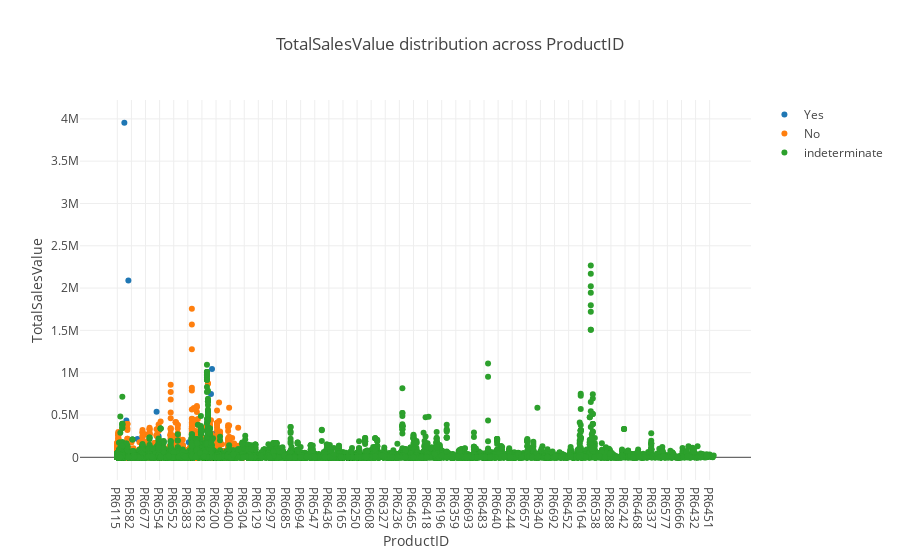

Notebook code for this chart:
### Markdown cell above
### Distribution of product sales?

### Code cell
data_sample = salesReportDataTrain

salesReportDataTrain_Yes = data_sample[data_sample.Suspicious=='Yes']
salesReportDataTrain_No = data_sample[data_sample.Suspicious=='No']
salesReportDataTrain_Indeterminate = data_sample[data_sample.Suspicious=='indeterminate']

data = [
        {
            'x': data_sample[data_sample['Suspicious']==suspicious]['ProductID'],
            'y': data_sample[data_sample['Suspicious']==suspicious]['TotalSalesValue'],
            'name': suspicious, 'mode': 'markers',
        } for suspicious in ['Yes', 'No', 'indeterminate']
    ]


layout = go.Layout(title = ' TotalSalesValue distribution across ProductID',
                  xaxis = dict(title = 'ProductID'),
                  yaxis = dict(title = 'TotalSalesValue'))

fig = go.Figure(data=data, layout=layout)
iplot(fig)

### Figure 1 — Plotly figure (JSON) as saved in the notebook; plotly's stock layout.template omitted (floating-point values rounded to 4 significant figures; data arrays with more than 128 entries replaced by an {"elided": "..."} marker saying what was removed)
{"data": [{"mode": "markers", "name": "Yes", "type": "scatter", "uid": "715d561c-6448-42f8-a997-5928d9c33708", "x": {"elided": "154 str values"}, "y": {"elided": "154 int values"}}, {"mode": "markers", "name": "No", "type": "scatter", "uid": "8a1cd298-326a-4d22-9c7f-ad72dd1d2161", "x": {"elided": "2172 str values"}, "y": {"elided": "2172 int values"}}, {"mode": "markers", "name": "indeterminate", "type": "scatter", "uid": "0fea8547-ee32-4ca2-a4c7-ecc15cc53135", "x": {"elided": "33868 str values"}, "y": {"elided": "33868 int values"}}], "layout": {"title": " TotalSalesValue distribution across ProductID", "xaxis": {"title": "ProductID"}, "yaxis": {"title": "TotalSalesValue"}}}
